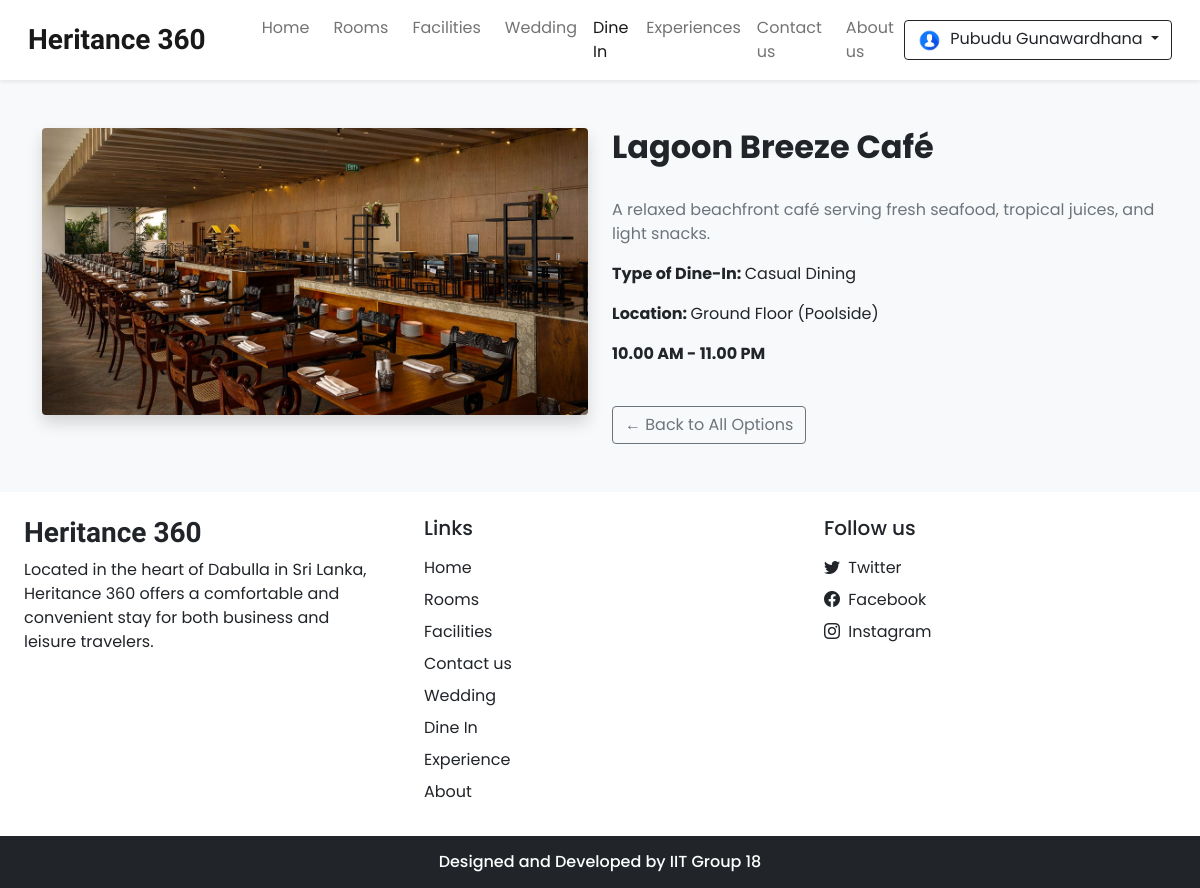
The page /dine_in_details.php?id=10 (signed in) on the database its author committed.
### tables this page shows
CREATE TABLE `settings` (
  `sr_no` int NOT NULL,
  `site_title` varchar(50) NOT NULL,
  `site_about` varchar(250) NOT NULL,
  `shutdown` tinyint(1) NOT NULL
);

CREATE TABLE `dine_in_options` (
  `id` int NOT NULL,
  `name` varchar(255) NOT NULL,
  `description` text NOT NULL,
  `open_hours` varchar(100) NOT NULL,
  `image` varchar(255) NOT NULL,
  `status` tinyint(1) DEFAULT '1',
  `location` varchar(255) DEFAULT NULL,
  `type_of_dine_in` varchar(255) DEFAULT NULL,
  `created_at` timestamp NOT NULL DEFAULT CURRENT_TIMESTAMP,
  `updated_at` timestamp NOT NULL DEFAULT CURRENT_TIMESTAMP ON UPDATE CURRENT_TIMESTAMP
);

### admin/inc/db_config.php (called while the page is built, shortened)
<?php
  function select($sql,$values,$datatypes)
  {
    $con = $GLOBALS['con'];
    if($stmt = mysqli_prepare($con,$sql))
    {
      if (!empty($values) && !empty($datatypes)) {
      mysqli_stmt_bind_param($stmt, $datatypes, ...$values);
    }
      if(mysqli_stmt_execute($stmt)){
        $res = mysqli_stmt_get_result($stmt);
        return $res;
      }
      else{
        mysqli_stmt_close($stmt);
        die("Query cannot be executed - Select");
      }
    }
    else{
      die("Query cannot be prepared - Select");
    }
  }
?>

### dine_in_details.php (the view, shortened to what this page needs)
<?php
require_once('admin/inc/db_config.php');
$id = intval($_GET['id']);
$query = "SELECT * FROM dine_in_options WHERE id = ? AND status = 1";
$result = select($query, [$id], 'i');
if (!$result || mysqli_num_rows($result) == 0) {
    $option = null;
} else {
    $option = mysqli_fetch_assoc($result);
}
?>
<!DOCTYPE html>
<html lang="en">
<head>
    <?php require('inc/links.php'); ?>
</head>
<body class="bg-light">
    <?php require('inc/header.php'); ?>
    <div class="container my-5">
        <?php if (!$option): ?>
            <div class="alert alert-danger text-center">
                <h4>Dine In Option Not Found</h4>
                <p>The item you’re looking for doesn’t exist or has been removed.</p>
                <a href="dine_in.php" class="btn btn-primary mt-3">Back to Dine In</a>
            </div>
        <?php else: ?>
            <div class="row">
                <div class="col-md-6 mb-4">
                    <img src="./images/dine_in/<?php echo $option['image']; ?>"
                        alt="Dine In Image" class="img-fluid rounded shadow" style="width: 100%; height: auto;">
                </div>
                <div class="col-md-6">
                    <h2 class="fw-bold"><?php echo htmlspecialchars($option['name']); ?></h2>
                    <p class="text-muted" style="white-space: pre-line;">
                        <?php echo  str_replace(["\\r\\n", "\\n", "\\r"], ' ', $option['description']); ?>
                    </p>
                    <p>
                        <strong>Type of Dine-In: </strong> <?php echo htmlspecialchars($option['type_of_dine_in']); ?>
                    </p>
                    <p>
                        <strong>Location: </strong> <?php echo htmlspecialchars($option['location']); ?>
                    </p>
                    <p>
                        <strong><?php echo htmlspecialchars($option['open_hours']); ?> </strong>
                    </p>
                    <a href="dine_in.php" class="btn btn-outline-secondary mt-4">← Back to All Options</a>
                </div>
            </div>
        <?php endif; ?>
    </div>
    <?php require('inc/footer.php'); ?>
</body>
</html>

### inc/header.php (shortened to what this page needs)
<nav id="nav-bar" class="navbar navbar-expand-lg navbar-light bg-white px-lg-3 py-lg-2 shadow-sm sticky-top">
  <div class="container-fluid">
    <a class="navbar-brand me-5 fw-bold fs-3 h-font" href="index.php"><?php echo $settings_r['site_title'] ?></a>
    <div class="collapse navbar-collapse" id="navbarSupportedContent">
      <ul class="navbar-nav me-auto mb-2 mb-lg-0">
        <li class="nav-item">
          <a class="nav-link me-2" href="index.php">Home</a>
        </li>
        <li class="nav-item">
          <a class="nav-link me-2" href="rooms.php">Rooms</a>
        </li>
        <li class="nav-item">
          <a class="nav-link me-2" href="facilities.php">Facilities</a>
        </li>
        <li class="nav-item">
          <a class="nav-link" href="wedding_halls.php">Wedding</a>
        </li>
        <li class="nav-item">
          <a class="nav-link" href="dine_in.php">Dine In</a>
        </li>
        <li class="nav-item">
          <a class="nav-link" href="experience.php">Experiences</a>
        </li>
        <li class="nav-item">
          <a class="nav-link me-2" href="contact.php">Contact us</a>
        </li>
        <li class="nav-item">
          <a class="nav-link" href="about.php">About us</a>
        </li>
      </ul>
      <div class="d-flex">
        <?php
          if(isset($_SESSION['login']) && $_SESSION['login']==true)
          {
            $path = USERS_IMG_PATH;
            echo<<<data
              <div class="btn-group">
                <button type="button" class="btn btn-outline-dark shadow-none dropdown-toggle" data-bs-toggle="dropdown" data-bs-display="static" aria-expanded="false">
                  <img src="$path$_SESSION[uPic]" style="width: 25px; height: 25px;" class="me-1 rounded-circle">
                  $_SESSION[uName]
                </button>
                <ul class="dropdown-menu dropdown-menu-lg-end">
                  <li><a class="dropdown-item" href="profile.php">Profile</a></li>
                  <li><a class="dropdown-item" href="bookings.php">Bookings</a></li>
                  <li><a class="dropdown-item" href="logout.php">Logout</a></li>
                </ul>
              </div>
            data;
          }
        ?>
      </div>
    </div>
  </div>
</nav>

### inc/footer.php (shortened to what this page needs)
<div class="container-fluid bg-white mt-5">
    <div class="row">
        <div class="col-lg-4 p-4">
            <h3 class="h-font fw-bold fs-3 mb-2"><?php echo $settings_r['site_title'] ?></h3>
            <p>
                <?php echo $settings_r['site_about'] ?>
            </p>
        </div>
        <div class="col-lg-4 p-4">
            <h5 class="mb-3">Links</h5>
            <a href="index.php" class="d-inline-block mb-2 text-dark text-decoration-none">Home</a> <br>
            <a href="rooms.php" class="d-inline-block mb-2 text-dark text-decoration-none">Rooms</a> <br>
            <a href="facilities.php" class="d-inline-block mb-2 text-dark text-decoration-none">Facilities</a> <br>
            <a href="contact.php" class="d-inline-block mb-2 text-dark text-decoration-none">Contact us</a> <br>
            <a href="wedding_halls.php" class="d-inline-block mb-2 text-dark text-decoration-none">Wedding</a><br>
            <a href="dine_in.php" class="d-inline-block mb-2 text-dark text-decoration-none">Dine In</a><br>
            <a href="experience.php" class="d-inline-block mb-2 text-dark text-decoration-none">Experience</a><br>
            <a href="about.php" class="d-inline-block mb-2 text-dark text-decoration-none">About</a><br>
        </div>
        <div class="col-lg-4 p-4">
            <h5 class="mb-3">Follow us</h5>
            <?php
            if ($contact_r['tw'] != '') {
                echo <<<data
              <a href="$contact_r[tw]" class="d-inline-block text-dark text-decoration-none mb-2">
                <i class="bi bi-twitter me-1"></i> Twitter
              </a><br>
            data;
            }
            ?>
            <a href="<?php echo $contact_r['fb'] ?>" class="d-inline-block text-dark text-decoration-none mb-2">
                <i class="bi bi-facebook me-1"></i> Facebook
            </a><br>
            <a href="<?php echo $contact_r['insta'] ?>" class="d-inline-block text-dark text-decoration-none">
                <i class="bi bi-instagram me-1"></i> Instagram
            </a><br>
        </div>
    </div>
</div>
<h6 class="text-center bg-dark text-white p-3 m-0">Designed and Developed by IIT Group 18</h6>

### css/common.css (style rules this page uses)
:root { --teal: #2ec1ac; --teal_hover: #279e8c; }
* { font-family: 'Poppins', sans-serif; }
.h-font { font-family: 'Merienda', cursive; }

### rows shown on the page
settings: site_title "Heritance 360", site_about "Located in the heart of Dabulla in Sri Lanka, Heritance 360 offers a comfortable and convenient stay for both business and leisure travelers."
dine_in_options: image (picture), name "Lagoon Breeze Café", description "A relaxed beachfront café serving fresh seafood, tropical juices, and light snacks.", type_of_dine_in "Casual Dining", location "Ground Floor (Poolside)", open_hours "10.00 AM - 11.00 PM"

### other values the page prints
$_SESSION[uName] "Pubudu Gunawardhana"
